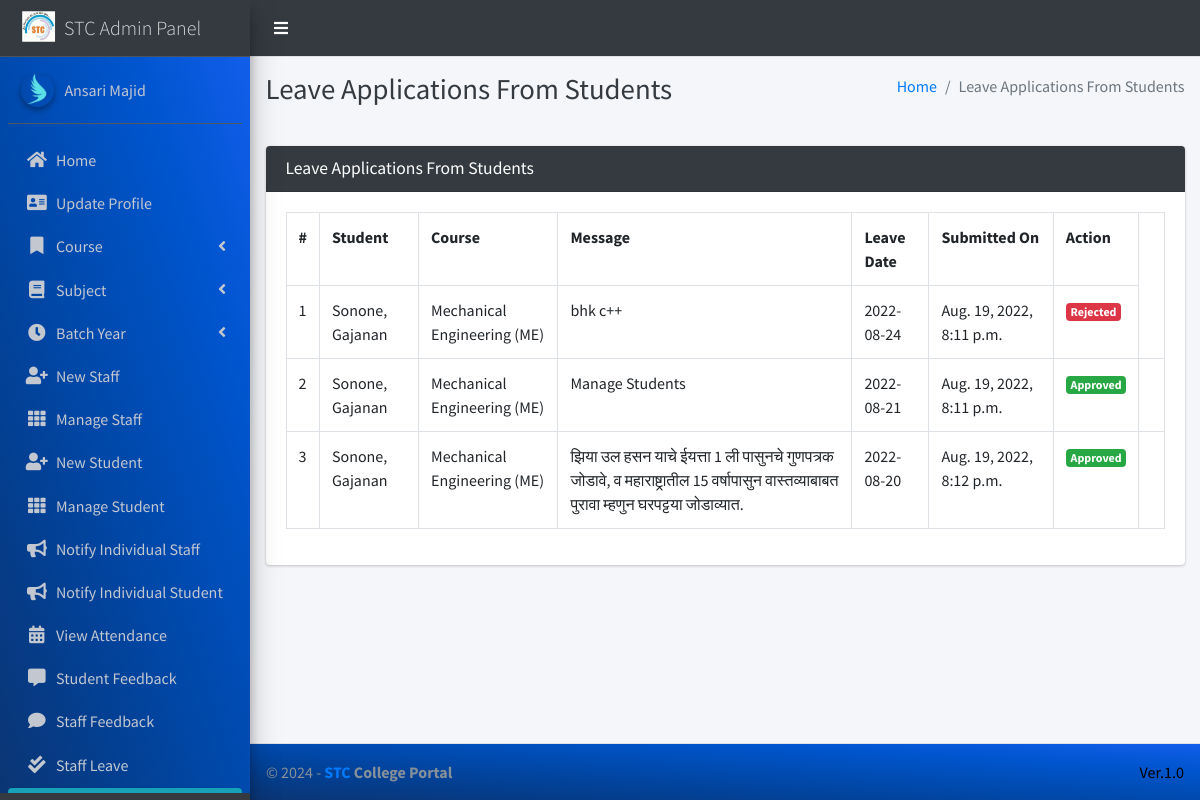
The page /student/view/leave/ (signed in) on the database its author committed.
### main_app/models.py (models this page shows)
class CustomUser(AbstractUser):
    USER_TYPE = ((1, "HOD"), (2, "Staff"), (3, "Student"))
    GENDER = [("M", "Male"), ("F", "Female")]
    username = None  # Removed username, using email instead
    email = models.EmailField(unique=True)
    user_type = models.CharField(default=1, choices=USER_TYPE, max_length=1)
    gender = models.CharField(max_length=1, choices=GENDER)
    profile_pic = models.ImageField()
    address = models.TextField()
    fcm_token = models.TextField(default="")  # For firebase notifications
    created_at = models.DateTimeField(auto_now_add=True)
    updated_at = models.DateTimeField(auto_now=True)
    USERNAME_FIELD = "email"
    REQUIRED_FIELDS = []
    objects = CustomUserManager()
    def __str__(self):
        return  self.first_name + " " + self.last_name

class LeaveReportStudent(models.Model):
    student = models.ForeignKey(Student, on_delete=models.CASCADE)
    date = models.CharField(max_length=60)
    message = models.TextField()
    status = models.SmallIntegerField(default=0)
    created_at = models.DateTimeField(auto_now_add=True)
    updated_at = models.DateTimeField(auto_now=True)

class Student(models.Model):
    admin = models.OneToOneField(CustomUser, on_delete=models.CASCADE)
    course = models.ForeignKey(Course, on_delete=models.DO_NOTHING, null=True, blank=False)
    session = models.ForeignKey(Session, on_delete=models.DO_NOTHING, null=True)
    def __str__(self):
        return self.admin.last_name + ", " + self.admin.first_name

class Course(models.Model):
    name = models.CharField(max_length=120)
    created_at = models.DateTimeField(auto_now_add=True)
    updated_at = models.DateTimeField(auto_now=True)
    def __str__(self):
        return self.name

### main_app/hod_views.py (the view, shortened to what this page needs)
# urls.py: path("student/view/leave/", hod_views.view_student_leave,
@csrf_exempt
def view_student_leave(request):
    if request.method != 'POST':
        allLeave = LeaveReportStudent.objects.all()
        context = {
            'allLeave': allLeave,
            'page_title': 'Leave Applications From Students'
        }
        return render(request, "hod_template/student_leave_view.html", context)

### main_app/templates/hod_template/student_leave_view.html (shortened to what this page needs)
{% extends 'main_app/base.html' %}
{% load static %}
{% block page_title %}{{page_title}}{% endblock page_title %}
{% block content %}
<section class="content">
    <div class="container-fluid">
        <div class="row">
            <div class="col-md-12">
                <div class="card card-dark">
                    <div class="card-header">
                        <h3 class="card-title">{{page_title}}</h3>
                    </div>
                    <div class="table card-body">
                        <table class="table table-bordered table-hover">
                            <tr>
                                <th>#</th>
                                <th>Student</th>
                                <th>Course</th>
                                <th>Message</th>
                                <th>Leave Date</th>
                                <th>Submitted On</th>
                                <th>Action</th>
                            </tr>
                            {% for leave in  allLeave %}
                              <tr>
                                  <td>{{forloop.counter}}</td>
                                  <td>{{leave.student}}</td>
                                  <td>{{leave.student.course}}</td>
                                  <td>{{leave.message}}</td>
                                  <td>{{leave.date}}</td>
                                  <td>{{leave.created_at}}</td>
                                      {% if leave.status == 0 %}
                                           <td> <button data-toggle = "modal" data-target = "#reply_modal" value="{{leave.id}}" class="btn btn-success reply_open_modal">Reply</button>
{% elif leave.status == -1 %}
<td><span  class='badge badge-danger'>Rejected</span></td>
{% else %}
<td><span  class='badge badge-success'>Approved</span></td>
                                            <td>{{feedback.updated_at}}</td>
                                      {% endif %}
                              </tr>
                            {% endfor %}
                        </table>
                    </div>
                    </div>
            </div>
        </div>
    </div>
</section>
{% endblock content %}

### main_app/templates/main_app/sidebar_template.html (shortened to what this page needs)
{% load static %}
<aside class="main-sidebar sidebar-dark-info elevation-4">
    {% if request.user.user_type == '1' %}
    <a href="{% url 'admin_home' %}" class="brand-link">
        <img src="{% static 'dist/img/virusx.png' %} " alt="STC LOGO"
            class="brand-image " >
        <span class="brand-text font-weight-light" >STC Admin Panel</span>
    </a>
    <div class="sidebar" style="background-image: linear-gradient(to right top, #0b3574, #033f91, #004aae, #0054cc, #125eeb);">
        <div class="user-panel mt-3 pb-3 mb-3 d-flex">
            <div class="image">
                <img src="{{ request.user.profile_pic}}" class="img-circle elevation-2" alt="User Image">
            </div>
            <div class="info">
                <a href="#" class="d-block">{{user}}</a>
            </div>
        </div>
        <nav class="mt-2">
            <ul class="nav nav-pills nav-sidebar flex-column" data-widget="treeview" role="menu" data-accordion="false">
                <li class="nav-item">
                    {% url 'admin_home' as admin_home %}
                    <a href="{{admin_home}}" class="nav-link {% if admin_home == request.path %} active {% endif %}">
                        <i class="nav-icon fas fa-home"></i>
                        <p>
                            Home
                        </p>
                    </a>
                </li>
                <li class="nav-item">
                    {% url 'admin_view_profile' as admin_view_profile %}
                    <a href="{{admin_view_profile}}"
                        class="nav-link {% if admin_view_profile == request.path %} active {% endif %}">
                        <i class="nav-icon fas fa-address-card"></i>
                        <p>
                            Update Profile
                        </p>
                    </a>
                </li>
                <li class="nav-item has-treeview">
                    <a href="#" class="nav-link" >
                        <i class="nav-icon fas fa-bookmark"></i>
                        <p>
                            Course
                            <i class="fas fa-angle-left right"></i>
                        </p>
                    </a>
                </li>
                <li class="nav-item has-treeview">
                    <a href="#" class="nav-link">
                        <i class="nav-icon fas fa-book"></i>
                        <p>
                            Subject
                            <i class="fas fa-angle-left right"></i>
                        </p>
                    </a>
                </li>
                <li class="nav-item has-treeview">
                    <a href="#" class="nav-link">
                        <i  class="nav-icon fas fa-clock"></i>
                        <p>
                            Batch Year
                            <i class="fas fa-angle-left right"></i>
                        </p>
                    </a>
                </li>
                <li class="nav-item">
                    {% url 'add_staff' as add_staff %}
                    <a href="{{add_staff}}" class="nav-link {% if add_staff == request.path %} active {% endif %}">
                        <i class="nav-icon fas fa-user-plus"></i>
                        <p>
                            New Staff
                        </p>
                    </a>
                </li>
                <li class="nav-item">
                    {% url 'manage_staff' as manage_staff %}
                    {% url 'edit_staff' staff_id as edit_staff %}
                    <a href="{{manage_staff}}"
                        class="nav-link {% if manage_staff == request.path or request.path == edit_staff %} active {% endif %}">
                        <i class="nav-icon fas fa-th"></i>
                        <p>
                            Manage Staff
                        </p>
                    </a>
                </li>
                <li class="nav-item">
                    {% url 'add_student' as add_student%}
                    <a href="{{add_student}}" class="nav-link  {% if add_student == request.path %} active {% endif %}">
                        <i class="nav-icon fas fa-user-plus"></i>
                        <p>
                            New Student
                        </p>
                    </a>
                </li>
                <li class="nav-item">
                    {% url 'manage_student' as manage_student %}
                    {% url 'edit_student' student_id as edit_student %}
                    <a href="{{manage_student}}"
                        class="nav-link  {% if edit_student == request.path or manage_student == request.path %} active {% endif %}">
                        <i class="nav-icon fas fa-th"></i>
                        <p>
                            Manage Student
                        </p>
                    </a>
                </li>
                <li class="nav-item">
                    {% url 'admin_notify_staff' as admin_notify_staff %}
                    <a href="{{admin_notify_staff}}"
                        class="nav-link {% if admin_notify_staff == request.path %} active {% endif %}">
                        <i class="nav-icon fas fa-bullhorn"></i>
                        <p>
                            Notify Individual Staff
                        </p>
                    </a>
                </li>
                <li class="nav-item">
                    {% url 'admin_notify_student' as admin_notify_student %}
                    <a href="{{admin_notify_student}}"
                        class="nav-link {% if admin_notify_student == request.path %} active {% endif %}">
                        <i class="nav-icon fas fa-bullhorn"></i>
                        <p>
                            Notify Individual Student
                        </p>
                    </a>
                </li>
                <li class="nav-item">
                    {% url 'admin_view_attendance' as admin_view_attendance %}
                <li class="nav-item">
                    <a href="{{admin_view_attendance}}"
                        class="nav-link  {% if admin_view_attendance == request.path %} active {% endif %}">
                        <i class="nav-icon fas fa-calendar-alt"></i>
                        <p>
                            View Attendance
                        </p>
                    </a>
                </li>
                <li class="nav-item">
                    {% url 'student_feedback_message' as student_feedback_message %}
                    <a href="{{ student_feedback_message }}"
                        class="nav-link  {% if student_feedback_message == request.path %} active {% endif %}">
                        <i class="nav-icon fas fa-comment-alt"></i>
                        <p>
                            Student Feedback
                        </p>
                    </a>
                </li>
                <li class="nav-item">
                    {% url 'staff_feedback_message' as staff_feedback_message %}
                    <a href="{{staff_feedback_message}}"
                        class="nav-link   {% if staff_feedback_message == request.path %} active {% endif %}">
                        <i  class="nav-icon fas fa-comment"></i>
                        <p>
                            Staff Feedback
                        </p>
                    </a>
                </li>
                <li class="nav-item">
                    {% url 'view_staff_leave' as view_staff_leave %}
                    <a href="{{view_staff_leave}}"
                        class="nav-link  {% if view_staff_leave == request.path %} active {% endif %}">
                        <i  class="nav-icon fas fa-check-double"></i>
                        <p>
                            Staff Leave
                        </p>
                    </a>
                </li>
                <li class="nav-item">
                    {% url 'view_student_leave' as view_student_leave %}
                    <a href="{% url 'view_student_leave' %}"
                        class="nav-link  {% if view_student_leave == request.path %} active {% endif %}">
                    </a>
                </li>
                                        {% endif %}
                                    </ul>
                                </nav>
                            </div>
</aside>

### rows shown on the page
CustomUser: user.profile_pic (picture), first_name+last_name "Ansari Majid"
LeaveReportStudent: student "Sonone, Gajanan", student.course "Mechanical Engineering (ME)", message "bhk c++", date "2022-08-24", created_at "Aug. 19, 2022, 8:11 p.m.", status "Rejected"
LeaveReportStudent: student "Sonone, Gajanan", student.course "Mechanical Engineering (ME)", message "Manage Students", date "2022-08-21", created_at "Aug. 19, 2022, 8:11 p.m."
LeaveReportStudent: student "Sonone, Gajanan", student.course "Mechanical Engineering (ME)", message "झिया उल हसन याचे ईयत्ता 1 ली पासुनचे गुणपत्रक जोडावे, व महाराष्ट्रातील 15 वर्षापासुन वास्तव्याबाबत पुरावा म्हणुन घरपट्टया जोडाव्यात.", date "2022-08-20", created_at "Aug. 19, 2022, 8:12 p.m."

### other values the page prints
{{ page_title }} "Leave Applications From Students"
